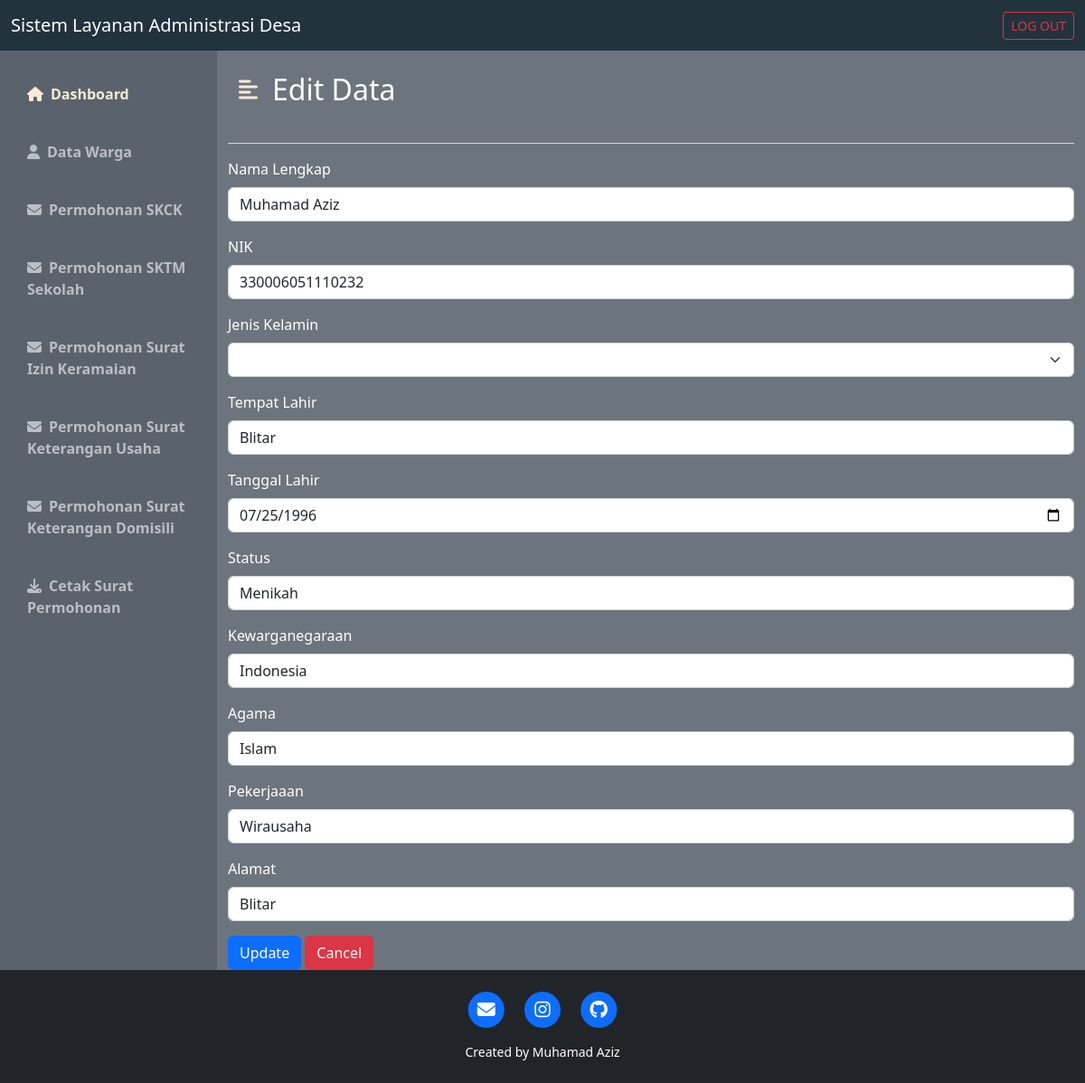
/wargadataedit.php?id_data=1, run on the app's committed database.
### tables this page shows
CREATE TABLE IF NOT EXISTS `data` (
  `id_data` int(11) NOT NULL AUTO_INCREMENT,
  `nama` varchar(50) NOT NULL DEFAULT '0',
  `nik` varchar(50) DEFAULT NULL,
  `jenis` varchar(50) DEFAULT NULL,
  `temp` varchar(50) DEFAULT NULL,
  `tgl` varchar(50) DEFAULT NULL,
  `status` varchar(50) DEFAULT NULL,
  `kewarganegaraan` varchar(50) DEFAULT NULL,
  `agama` varchar(50) DEFAULT NULL,
  `pekerjaan` varchar(50) DEFAULT NULL,
  `alamat` varchar(50) DEFAULT NULL,
  PRIMARY KEY (`id_data`) USING BTREE
);

### wargadataedit.php (the view, shortened to what this page needs)
<!DOCTYPE html>
<html lang="en">
<head>
    <link href="https://cdn.jsdelivr.net/npm/bootstrap@5.2.0-beta1/dist/css/bootstrap.min.css" rel="stylesheet">
    <link rel="stylesheet" href="https://cdnjs.cloudflare.com/ajax/libs/font-awesome/6.1.1/css/all.min.css" />
    <link rel="stylesheet" href="css/style_dashboard.css">
</head>
<body>
    <?php
    include "koneksi.php";
    $dataa = $_GET['id_data'];
    $sql = "SELECT * FROM data WHERE id_data = '$dataa'";
    $query = $conn->query($sql);
    ?>
    <nav class="navbar navbar-dark" style="background-color: #22333E;">
        <div class="container-fluid">
            <a class="navbar-brand">Sistem Layanan Administrasi Desa</a>
            <form class="d-flex" role="search">
                <a href="logout.php" class="btn btn-outline-danger btn-sm" role="button">LOG OUT</a>
            </form>
        </div>
    </nav>
    <div class="d-flex bg-secondary text-white" id="wrapper">
        <div class="" id="sidebar-wrapper" style="background-color: #5a636b;">
            <div class="list-group list-group-flush my-3">
                <a href="warga.php" class="list-group-item list-group-item-action bg-transparent second-text fw-bold active"><i class="fas fa-home me-2"></i>Dashboard</a>
                <a href="wargadata.php" class="list-group-item list-group-item-action bg-transparent second-text fw-bold"><i class="fas fa-user me-2"></i>Data Warga</a>
                <a href="wargaskck.php" class="list-group-item list-group-item-action bg-transparent second-text fw-bold"><i class="fas fa-envelope me-2"></i>Permohonan SKCK</a>
                <a href="wargasktm.php" class="list-group-item list-group-item-action bg-transparent second-text fw-bold"><i class="fas fa-envelope me-2"></i>Permohonan SKTM Sekolah</a>
                <a href="wargasik.php" class="list-group-item list-group-item-action bg-transparent second-text fw-bold"><i class="fas fa-envelope me-2"></i>Permohonan Surat Izin Keramaian</a>
                <a href="wargausaha.php" class="list-group-item list-group-item-action bg-transparent second-text fw-bold"><i class="fas fa-envelope me-2"></i>Permohonan Surat Keterangan Usaha</a>
                <a href="wargaskd.php" class="list-group-item list-group-item-action bg-transparent second-text fw-bold"><i class="fas fa-envelope me-2"></i>Permohonan Surat Keterangan Domisili</a>
                <a href="download.php" class="list-group-item list-group-item-action bg-transparent second-text fw-bold"><i class="fas fa-download me-2"></i>Cetak Surat Permohonan</a>
            </div>
        </div>
        <div id="page-content-wrapper">
            <nav class="navbar navbar-expand-lg navbar-light bg-transparent py-4 px-4">
                <div class="d-flex align-items-center">
                    <i class="fas fa-align-left primary-text fs-4 me-3" id="menu-toggle"></i>
                    <h2 class="fs-2 m-0">Edit Data</h2>
                </div>
            </nav>
            <div class="container-sm">
                <hr class="border-light border-2 opacity-75">
                <?php
                if ($query) {
                    while ($data = mysqli_fetch_array($query)) {
                ?>
                    <form action="" method="post">
                    <div class="mb-3">
                        <label for="nama" class="form-label">Nama Lengkap</label>
                        <input type="text" class="form-control" id="nama" name="nama" value="<?php echo $data['nama'] ?>">
                    </div>
                    <div class="mb-3">
                        <label for="nik" class="form-label">NIK</label>
                        <input type="text" class="form-control" id="nik" name="nik" value="<?php echo $data['nik'] ?>">
                    </div>
                    <div class="mb-3">
                        <label for="jenis" class="form-label">Jenis Kelamin</label>
                        <select class="form-select" id="jenis" name="jenis">
                            <option value=""><?php echo $data['jenis'] ?></option>
                            <option value="Laki-laki">Laki-laki</option>
                        </select>
                    </div>
                    <div class="mb-3">
                        <label for="temp" class="form-label">Tempat Lahir</label>
                        <input type="text" class="form-control" id="temp" name="temp" value="<?php echo $data['temp'] ?>">
                    </div>
                    <div class="mb-3">
                            <label for="tgl" class="form-label">Tanggal Lahir</label>
                            <input type="date" class="form-control" id="tgl" name="tgl" value="<?php echo $data['tgl'] ?>">
                    </div>
                    <div class="mb-3">
                        <label for="status" class="form-label">Status</label>
                        <input type="text" class="form-control" id="status" name="status" value="<?php echo $data['status'] ?>">
                    </div>
                    <div class="mb-3">
                        <label for="kewarganegaraan" class="form-label">Kewarganegaraan</label>
                        <input type="text" class="form-control" id="kewarganegaraan" name="kewarganegaraan" value="<?php echo $data['kewarganegaraan'] ?>">
                    </div>
                    <div class="mb-3">
                        <label for="agama" class="form-label">Agama</label>
                        <input type="text" class="form-control" id="agama" name="agama" value="<?php echo $data['agama'] ?>">
                    </div>
                    <div class="mb-3">
                        <label for="pekerjaan" class="form-label">Pekerjaaan</label>
                        <input type="text" class="form-control" id="pekerjaan" name="pekerjaan" value="<?php echo $data['pekerjaan'] ?>">
                    </div>
                    <div class="mb-3">
                        <label for="alamat" class="form-label">Alamat</label>
                        <input type="text" class="form-control" id="alamat" name="alamat" value="<?php echo $data['alamat'] ?>">
                    </div>
                    <input class="btn btn-primary" type="submit" name="edit" value="Update">
                    <a class="btn btn-danger" href="wargadata.php" role="button">Cancel</a>
                </form>
                <?php
                    }
                }
                ?>
            </div>
        </div>
    </div>
    <footer class="bg-dark text-center text-white p-4">
        <div class="row gx-4 gx-lg-5 justify-content-center">
            <div class="col-md-10 col-lg-8 col-xl-7">
                <ul class="list-inline text-center">
                    <li class="list-inline-item">
                        <a href="mailto:muhamadaziz564@gmail.com">
                            <span class="fa-stack fa-lg">
                                <i class="fas fa-circle fa-stack-2x"></i>
                                <i class="fas fa-envelope fa-stack-1x fa-inverse"></i>
                            </span>
                        </a>
                    </li>
                    <li class="list-inline-item">
                        <a href="https://www.instagram.com/az_muhamad07/">
                            <span class="fa-stack fa-lg">
                                <i class="fas fa-circle fa-stack-2x"></i>
                                <i class="fab fa-instagram fa-stack-1x fa-inverse"></i>
                            </span>
                        </a>
                    </li>
                    <li class="list-inline-item">
                        <a href="https://github.com/aziz4678">
                            <span class="fa-stack fa-lg">
                                <i class="fas fa-circle fa-stack-2x"></i>
                                <i class="fab fa-github fa-stack-1x fa-inverse"></i>
                            </span>
                        </a>
                    </li>
                </ul>
                <div class="small text-center">Created by Muhamad Aziz</div>
            </div>
        </div>
    </footer>
</body>
</html>

### css/style_dashboard.css (style rules this page uses)
:root { --main-text-color: antiquewhite; --second-text-color: #bbbec5; --second-bg-color: #c1efde; }
.primary-text { color: var(--main-text-color); }
.second-text { color: var(--second-text-color); }
#wrapper { overflow-x: hidden; }
#sidebar-wrapper { min-height: 78vh; margin-left: -15rem; -webkit-transition: margin 0.25s ease-out; -moz-transition: margin 0.25s ease-out; -o-transition: margin 0.25s ease-out; transition: margin 0.25s ease-out; }
#sidebar-wrapper .list-group { width: 15rem; }
#page-content-wrapper { min-width: 100vw; }
#menu-toggle { cursor: pointer; }
.list-group-item { border: none; padding: 20px 30px; }
.list-group-item.active { background-color: transparent; color: var(--main-text-color); font-weight: bold; border: none; }
@media (min-width: 768px) { #sidebar-wrapper { margin-left: 0; } }
@media (min-width: 768px) { #page-content-wrapper { min-width: 0; width: 100%; } }

### data on the page
data: nama "Muhamad Aziz", nik "330006051110232", temp "Blitar", tgl "07/25/1996", status "Menikah", kewarganegaraan "Indonesia", agama "Islam", pekerjaan "Wirausaha", alamat "Blitar"
